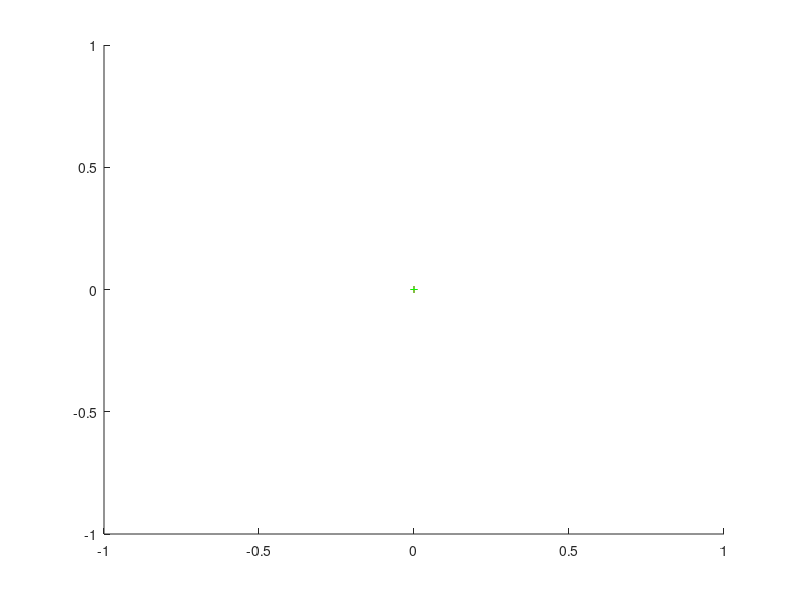

Reproduce this figure in MATLAB. (Note: this script raises an error after producing the figure.)
% Create Empty Objects
hold all

a =  patch( 0, 0, [ 0.192, 0.192, 0.192] ) ;
b =  plot( 0, 0, 'r+','MarkerSize', 5  );
c =  plot( 0, 0, 'g+','MarkerSize', 5  );
 
dimensions = size(bk.time);

for i =1:dimensions(1)-1
	y = bk.center_of_mass_Z(i);
    x = bk.center_of_mass_X(i);
    
    if abs( bk.talus_l_Z(i) - bk.toes_l_Z(i) ) <= 0.008
        XData = [ bk.talus_r_Z(i)-0.01; bk.toes_r_Z(i)+0.002; bk.toes_r_Z(i)+0.003;  bk.toes_r_Z(i)+0.02; bk.talus_r_Z(i)];
        YData = [ bk.talus_r_X(i); bk.toes_r_X(i); bk.toes_r_X(i)+0.08; bk.toes_r_X(i)+0.06; bk.talus_r_X(i)];
        
	elseif abs( bk.talus_r_Z(i) - bk.toes_r_Z(i)) <= 0.008
        XData = [ bk.talus_l_Z(i)+0.01;  bk.toes_l_Z(i)-0.002; bk.toes_l_Z(i)-0.003; bk.toes_l_Z(i)-0.02;  bk.talus_l_Z(i)];
        YData = [ bk.talus_l_X(i); bk.toes_l_X(i); bk.toes_l_X(i)+0.08; bk.toes_l_X(i)+0.06;  bk.talus_l_X(i)];
        
    else
        XData = [ bk.talus_r_Z(i); bk.toes_r_Z(i); bk.talus_l_Z(i); bk.talus_l_Z(i);]; 
        YData = [ bk.talus_r_X(i); bk.toes_r_X(i); bk.toes_l_X(i); bk.talus_l_X(i);];  
	end

    % Plot 
    a.XData = XData;
    a.YData = YData;
    
    b.YData= x;
    b.XData= y;
    
    c.XData = 0; 
    c.YData = capture_point(i);
    pause(1/100)
    drawnow 
    
    xlim([-0.5, 0.5])
    ylim([0, 12.7])
    set(gcf,'position',[500,50,300,800])
end
